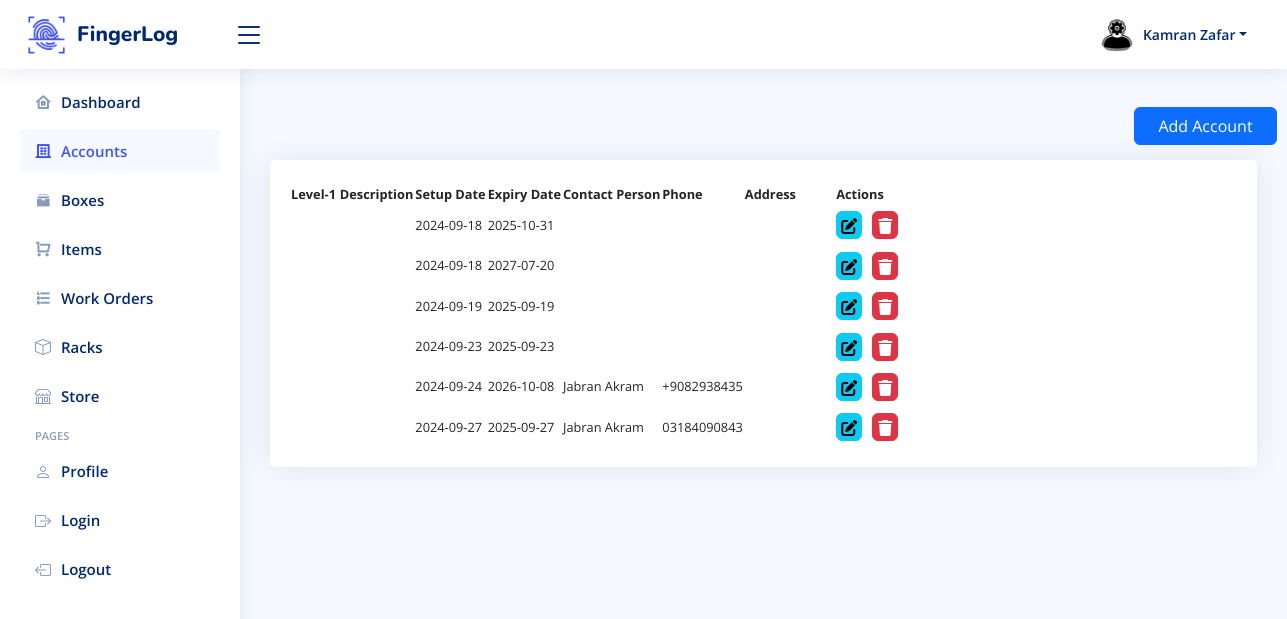
/Companies.php (signed in), run on an earlier commit of the app's database.
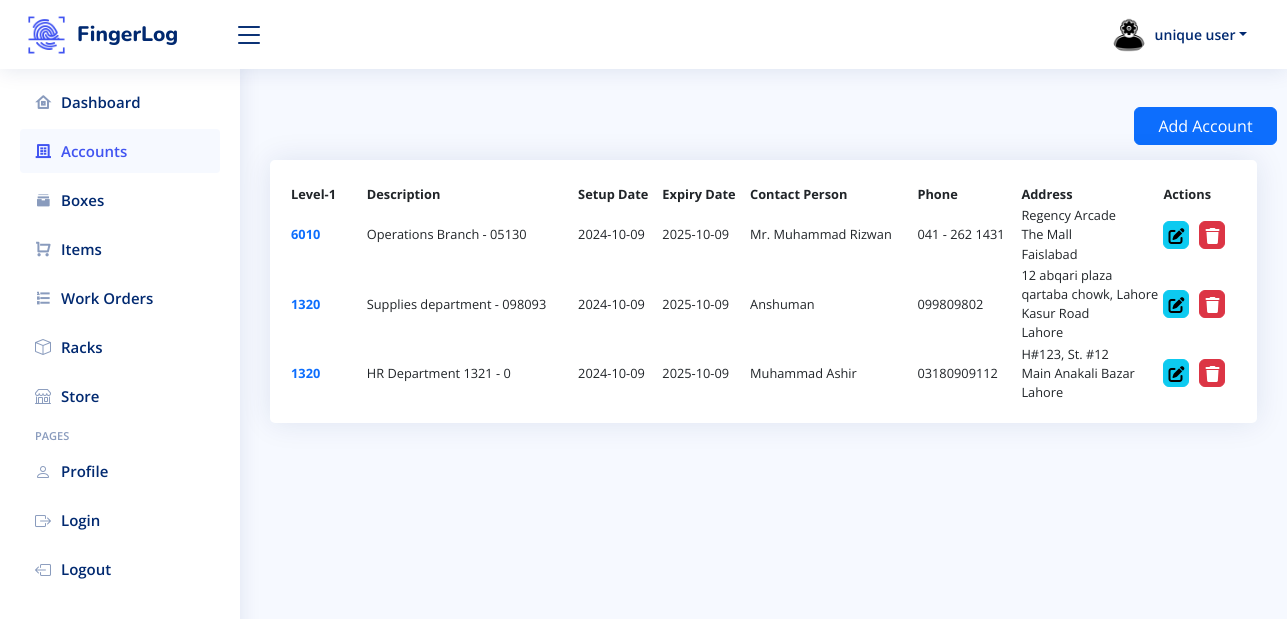
And on a later commit of the database.
### tables this page shows
CREATE TABLE `register` (
  `id` int(11) NOT NULL,
  `name` varchar(50) NOT NULL,
  `email` varchar(50) NOT NULL,
  `password` varchar(50) NOT NULL,
  `role` enum('user','admin') NOT NULL DEFAULT 'admin'
);

CREATE TABLE `compani` (
  `acc_lev_1` int(255) NOT NULL,
  `acc_lev_2` int(255) NOT NULL,
  `acc_lev_3` int(255) NOT NULL,
  `comp_id` int(255) NOT NULL,
  `acc_desc` text NOT NULL,
  `email` text DEFAULT NULL,
  `registration` date NOT NULL,
  `expiry` date NOT NULL,
  `foc` text NOT NULL,
  `foc_phone` text NOT NULL,
  `add_1` text NOT NULL,
  `add_2` text NOT NULL,
  `add_3` text NOT NULL
);

### Companies.php (the view, shortened to what the changed rows need)
<?php
include 'config/db.php';
$email = $_SESSION['email'];
$getAdminData = "SELECT * FROM register WHERE email = '$email'";
$resultData = mysqli_query($conn, $getAdminData);
if ($resultData->num_rows > 0) {
  $row2 = $resultData->fetch_assoc();
  $adminName = $row2['name'];
}
$sql = "SELECT * FROM compani";
$result = $conn->query($sql);
?>
<!DOCTYPE html>
<html lang="en">
<head>
  <link href="https://maxcdn.bootstrapcdn.com/bootstrap/4.5.2/css/bootstrap.min.css" rel="stylesheet">
  <link href="assets/vendor/bootstrap/css/bootstrap.min.css" rel="stylesheet">
  <link href="assets/vendor/bootstrap-icons/bootstrap-icons.css" rel="stylesheet">
  <link href="assets/vendor/boxicons/css/boxicons.min.css" rel="stylesheet">
  <link href="assets/vendor/quill/quill.snow.css" rel="stylesheet">
  <link href="assets/vendor/quill/quill.bubble.css" rel="stylesheet">
  <link href="assets/vendor/remixicon/remixicon.css" rel="stylesheet">
  <link href="assets/vendor/simple-datatables/style.css" rel="stylesheet">
  <link href="https://cdn.jsdelivr.net/npm/bootstrap@5.0.2/dist/css/bootstrap.min.css" rel="stylesheet">
  <link href="https://cdn.jsdelivr.net/npm/simple-datatables@latest/dist/style.css" rel="stylesheet" type="text/css">
  <link rel="stylesheet" href="https://cdnjs.cloudflare.com/ajax/libs/font-awesome/6.0.0-beta3/css/all.min.css">
  <link rel="stylesheet" href="https://cdn.datatables.net/2.1.5/css/dataTables.dataTables.css">
  <link rel="stylesheet" href="https://cdn.datatables.net/buttons/3.1.2/css/buttons.dataTables.css">
  <link rel="stylesheet" href="fonts/icomoon/style.css">
  <link rel="stylesheet" href="css/owl.carousel.min.css">
  <link rel="stylesheet" href="css/bootstrap.min.css">
  <link rel="stylesheet" href="css/style.css">
  <link href="assets/css/style.css" rel="stylesheet">
</head>
<body>
  <header id="header" class="header fixed-top d-flex align-items-center">
    <nav class="header-nav ms-auto">
      <ul class="d-flex align-items-center">
        <li class="nav-item dropdown pe-3 mr-4">
          <a class="nav-link nav-profile d-flex align-items-center pe-0" href="#" data-bs-toggle="dropdown">
            <img src="image/admin-png.png" alt="Profile" class="rounded-circle">
            <span class="d-none d-md-block dropdown-toggle ps-2"><?php echo $adminName ?></span>
          </a>
        </li>
      </ul>
    </nav>
  </header>
  <main id="main" class="main">
    <div class="col-14">
      <div class="card recent-sales overflow-auto">
        <div class="card-body mt-4">
          <?php
          if ($result->num_rows > 0) {
          ?>
            <table id="companies" class="">
              <thead>
                <tr>
                  <th scope="col"  style="width:8%;">Level-1</th>
                  <th scope="col" >Description</th>
                  <th scope="col" >Setup Date</th>
                  <th scope="col" >Expiry Date</th>
                  <th scope="col" >Contact Person</th>
                  <th scope="col" >Phone</th>
                  <th scope="col" style="width:15%;">Address</th>
                  <th scope="col">Actions</th>
                </tr>
              </thead>
              <tbody style="table-layout: fixed;">
                <?php
                while ($row = $result->fetch_assoc()) {
                  echo "<tr>";
                  ?>
                  <td>
                  <a class="text-primary fw-bold" href="Branches.php?id=<?php echo $row['comp_id']; ?>">
                    <?php echo $row['acc_lev_1']; ?>
                  </a>
                </td>
                   <?php
                  echo "<td >" . htmlspecialchars($row["acc_desc"]) . "</td>";
                  echo "<td>" . htmlspecialchars($row["registration"]) . "</td>";
                  echo "<td>" . htmlspecialchars($row["expiry"]) . "</td>";
                  echo "<td >" . htmlspecialchars($row["foc"]) . "</td>";
                  echo "<td >" . htmlspecialchars($row["foc_phone"]) . "</td>";
                  echo "<td >" . htmlspecialchars($row["add_1"]) . "<br>". htmlspecialchars($row["add_2"]) ."<br>". htmlspecialchars($row["add_3"]) . "</td>";
                  ?>
                  <td>
                    <div style="display: flex; gap: 10px;">
                      <a type="button" class="btn btn-success btn-info d-flex justify-content-center " style="padding-bottom: 0px; width:25px; height: 28px;" href="update.php?id=<?php echo $row['comp_id']; ?>"><i style="width: 20px;" class="fa-solid fa-pen-to-square"></i></a>
                      <a type="button" class="btn btn-danger btn-floating d-flex justify-content-center" style="padding-bottom: 0px; width:25px; height:28px" data-mdb-ripple-init onclick="return confirm('Are you sure you want to delete this record?');" href="delete.php?id=<?php echo $row['comp_id']; ?>"> <i style="width: 20px;" class="fa-solid fa-trash"></i></a>
                    </div>
                  </td>
                  </tr>
                <?php
                }
                ?>
              </tbody>
            </table>
          <?php
          }
          ?>
        </div>
      </div>
    </div>
  </main>
</body>
</html>

What changed in the data, as far as the page shows it:
removed register: name "Kamran Zafar"
removed compani: registration "2024-09-18", expiry "2025-10-31"
removed compani: registration "2024-09-18", expiry "2027-07-20"
removed compani: registration "2024-09-19", expiry "2025-09-19"
removed compani: registration "2024-09-23", expiry "2025-09-23"
removed compani: registration "2024-09-24", expiry "2026-10-08", foc "Jabran Akram", foc_phone "+9082938435"
removed compani: registration "2024-09-27", expiry "2025-09-27", foc "Jabran Akram", foc_phone "03184090843"
now on this page (row unchanged): register: name "unique user"
added compani: acc_lev_1 "6010", acc_desc "Operations Branch - 05130", registration "2024-10-09", expiry "2025-10-09", foc "Mr. Muhammad Rizwan", foc_phone "041 - 262 1431", add_1 "Regency Arcade", add_2 "The Mall", add_3 "Faislabad"
added compani: acc_lev_1 "1320", acc_desc "Supplies department - 098093", registration "2024-10-09", expiry "2025-10-09", foc "Anshuman", foc_phone "099809802", add_1 "12 abqari plaza", add_2 "qartaba chowk, Lahore Kasur Road", add_3 "Lahore"
added compani: acc_lev_1 "1320", acc_desc "HR Department 1321 - 0", registration "2024-10-09", expiry "2025-10-09", foc "Muhammad Ashir", foc_phone "03180909112", add_1 "H#123, St. #12", add_2 "Main Anakali Bazar", add_3 "Lahore"
